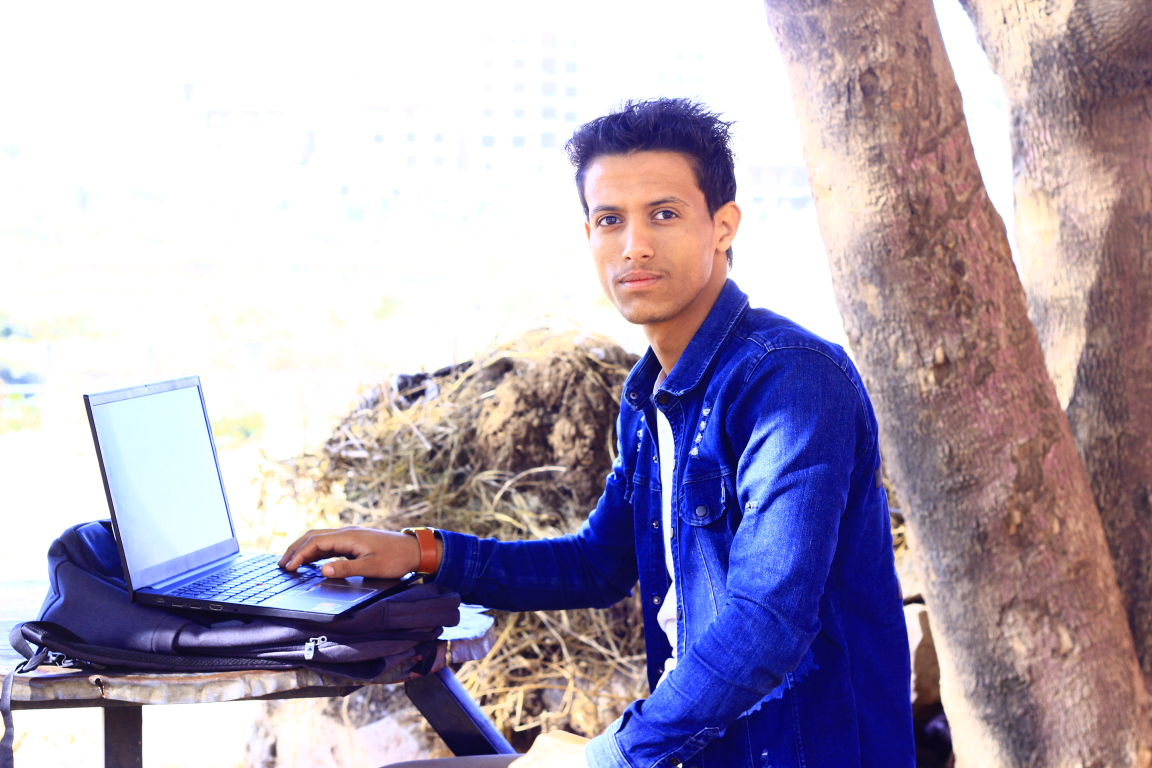
#> input picture select Faces From Image/myPhoto.JPG, 3456 x 2304 px, found by its file name (shown at 1/3 size)
$ python main.py
#> lines starting #> are read from the running program, lines starting #| are printed output that depends on the picture

import os
import cv2
img = cv2.imread('myphoto.jpg') #Path of an image
#> img is the input picture: shape (2304, 3456, 3); mean B, G, R 182.9, 164.3, 174.5
face_cascade=cv2.CascadeClassifier('haarcascades\\haarcascade_frontalface_default.xml')
eye_cascade=cv2.CascadeClassifier('haarcascades\\haarcascade_eye.xml')
gray=cv2.cvtColor(img,cv2.COLOR_BGR2GRAY)
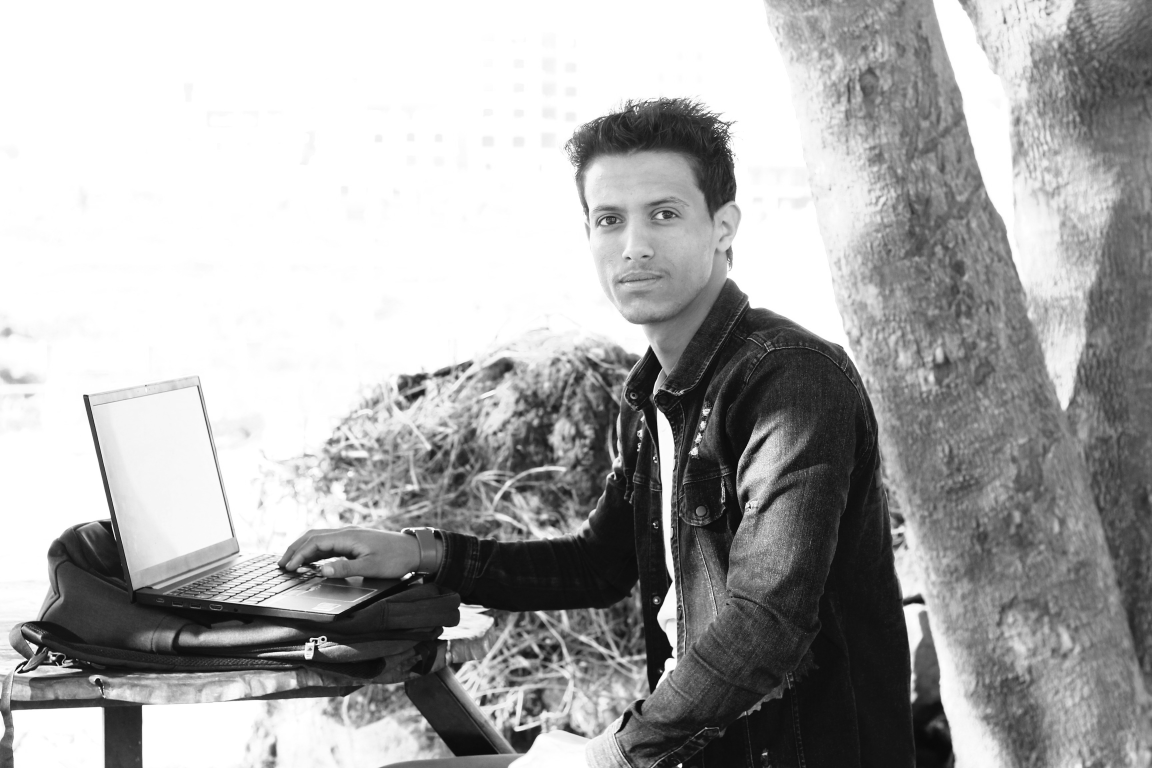
#> gray: shape (2304, 3456) (shown at 1/3 size); min 1, max 255, mean 169.5
face=face_cascade.detectMultiScale(gray)
#> face = 19 rows, first 6: [3024, 862, 46, 46], [2667, 284, 51, 51], [1012, 1437, 52, 52], [1781, 2116, 53, 53], [1595, 1129, 52, 52], [2596, 1152, 60, 60]
for(x,y,w,h) in face:
    sho=cv2.rectangle(img,(x,y),(x+w,y+h),(0,0,255),2)
    roi_gray=gray[y:y+h,x:x+w]
    roi_color=sho[y:y+h,x:x+w]
    eyes=eye_cascade.detectMultiScale(roi_gray)
    for(ex,ey,ew,eh) in eyes:
        cv2.rectangle(roi_color,(ex,ey),(ex+ew,ey+eh),(0,255,0),2)
#> this loop made 19 passes
#> (x, y, w, h) on passes 1 to 12: (3024, 862, 46, 46), (2667, 284, 51, 51), (1012, 1437, 52, 52), (1781, 2116, 53, 53), (1595, 1129, 52, 52), (2596, 1152, 60, 60), (1657, 1249, 57, 57), (2138, 347, 65, 65), (2805, 410, 62, 62), (3162, 682, 65, 65), (2062, 1524, 80, 80), (2273, 1540, 76, 76)
#> pass 1, `roi_gray=gray[y:y+h,x:x+w]`:
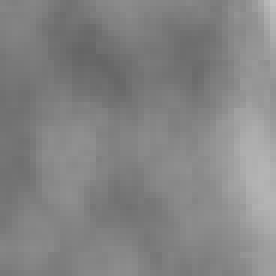
#> roi_gray: shape (46, 46) (shown 6 times larger); min 101, max 193, mean 131.7
#> pass 1, `roi_color=sho[y:y+h,x:x+w]`:
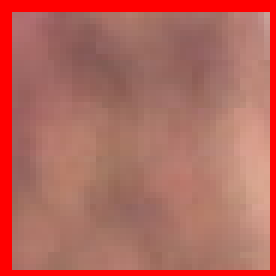
#> roi_color: shape (46, 46, 3) (shown 6 times larger); mean B, G, R 92.5, 102.6, 179.5
#> after the loop:
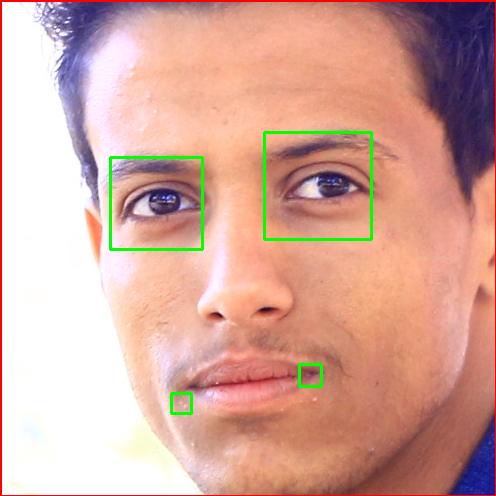
#> roi_color: shape (496, 496, 3); mean B, G, R 156, 167.8, 213.2
#> after the loop:
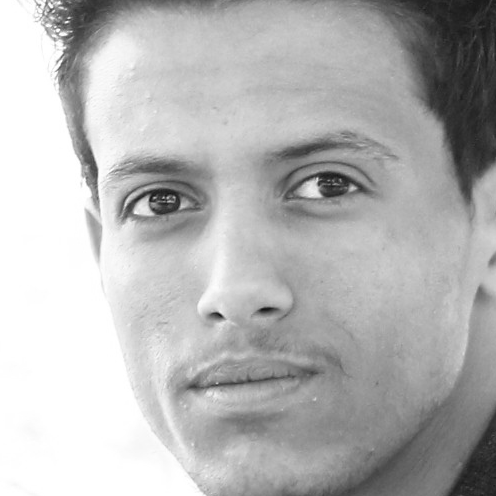
#> roi_gray: shape (496, 496); min 20, max 255, mean 181.5

shos=cv2.resize(img,(500,600))
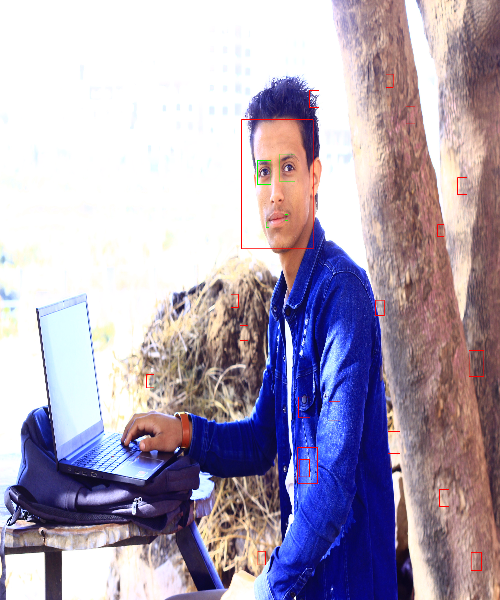
#> shos: shape (600, 500, 3); mean B, G, R 182.3, 163.8, 174.6
cv2.imshow("img",shos)
cv2.waitKey(0)
cv2.destroyAllWindows()
